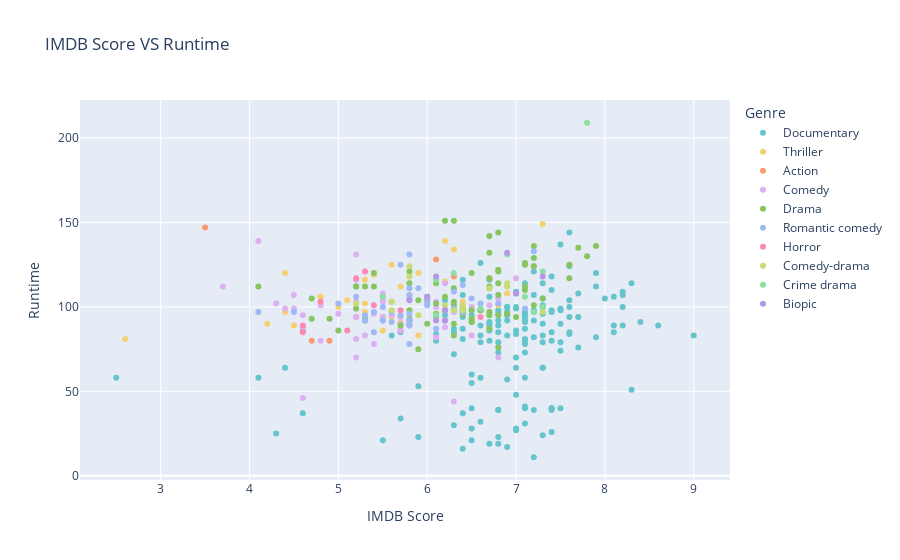

The notebook cell this image was saved under:
### Code cell
# Scatter plot showing correlation between runtime and IMDB Score of movies, colored by Genere

px.scatter(n_topten, x = 'IMDB Score', 
                  y = 'Runtime', 
                  color = 'Genre', 
                  hover_data = ['Title', 'Premiere'],
                  title = "IMDB Score VS Runtime",
                  color_discrete_sequence=px.colors.qualitative.Pastel)

### Figure 1 — Plotly figure (JSON) as saved in the notebook; plotly's stock layout.template omitted (floating-point values rounded to 4 significant figures; data arrays with more than 128 entries replaced by an {"elided": "..."} marker saying what was removed)
{"data": [{"customdata": {"elided": "159x2 str values"}, "hovertemplate": "Genre=Documentary<br>IMDB Score=%{x}<br>Runtime=%{y}<br>Title=%{customdata[0]}<br>Premiere=%{customdata[1]}<extra></extra>", "legendgroup": "Documentary", "marker": {"color": "rgb(102, 197, 204)", "symbol": "circle"}, "mode": "markers", "name": "Documentary", "orientation": "v", "showlegend": true, "type": "scatter", "x": {"elided": "159 float values"}, "xaxis": "x", "y": {"elided": "159 int values"}, "yaxis": "y"}, {"customdata": [["Dark Forces", "2020-08-21T00:00:00"], ["Mercy", "2016-11-22T00:00:00"], ["Secret Obsession", "2019-07-18T00:00:00"], ["The Girl on the Train", "2021-02-26T00:00:00"], ["Fatal Affair", "2020-07-16T00:00:00"], ["Christmas Crossfire", "2020-12-04T00:00:00"], ["Mrs. Serial Killer", "2020-05-01T00:00:00"], ["Rebirth", "2016-07-15T00:00:00"], ["Clinical", "2017-01-13T00:00:00"], ["Dangerous Lies", "2020-04-30T00:00:00"], ["Intuition", "2020-05-28T00:00:00"], ["The Most Assassinated Woman in the World", "2018-09-07T00:00:00"], ["Guilty", "2020-03-06T00:00:00"], ["Dead Kids", "2019-12-01T00:00:00"], ["Red Dot", "2021-02-11T00:00:00"], ["Hold the Dark", "2018-09-28T00:00:00"], ["The Paramedic", "2020-09-16T00:00:00"], ["Prime Time", "2021-04-14T00:00:00"], ["Velvet Buzzsaw", "2019-02-01T00:00:00"], ["I Am All Girls", "2021-05-14T00:00:00"], ["A Fall from Grace", "2020-01-17T00:00:00"], ["The Decline", "2020-03-27T00:00:00"], ["Unknown Origins", "2020-08-28T00:00:00"], ["In the Shadow of the Moon", "2019-09-27T00:00:00"], ["Lost Bullet", "2020-06-19T00:00:00"], ["Offering to the Storm", "2020-07-24T00:00:00"], ["Time to Hunt", "2020-04-23T00:00:00"], ["Fractured", "2019-10-11T00:00:00"], ["The Occupant", "2020-03-25T00:00:00"], ["His House", "2020-10-30T00:00:00"], ["Calibre", "2018-06-29T00:00:00"], ["AK vs AK", "2020-12-24T00:00:00"], ["Raat Akeli Hai", "2020-07-31T00:00:00"]], "hovertemplate": "Genre=Thriller<br>IMDB Score=%{x}<br>Runtime=%{y}<br>Title=%{customdata[0]}<br>Premiere=%{customdata[1]}<extra></extra>", "legendgroup": "Thriller", "marker": {"color": "rgb(246, 207, 113)", "symbol": "circle"}, "mode": "markers", "name": "Thriller", "orientation": "v", "showlegend": true, "type": "scatter", "x": [2.6, 4.2, 4.4, 4.4, 4.5, 4.8, 4.8, 5, 5.1, 5.3, 5.3, 5.3, 5.4, 5.5, 5.5, 5.6, 5.6, 5.7, 5.7, 5.8, 5.9, 5.9, 6.1, 6.2, 6.2, 6.2, 6.3, 6.4, 6.4, 6.5, 6.8, 6.9, 7.3], "xaxis": "x", "y": [81, 90, 97, 120, 89, 106, 106, 100, 104, 97, 116, 102, 119, 94, 86, 125, 94, 91, 112, 107, 120, 83, 96, 115, 92, 139, 134, 100, 103, 93, 101, 108, 149], "yaxis": "y"}, {"customdata": [["Drive", "2019-11-01T00:00:00"], ["Sentinelle", "2021-03-05T00:00:00"], ["Earth and Blood", "2020-04-17T00:00:00"], ["Point Blank", "2019-07-12T00:00:00"], ["6 Underground", "2019-12-13T00:00:00"], ["Polar", "2019-01-25T00:00:00"], ["Extraction", "2020-04-24T00:00:00"]], "hovertemplate": "Genre=Action<br>IMDB Score=%{x}<br>Runtime=%{y}<br>Title=%{customdata[0]}<br>Premiere=%{customdata[1]}<extra></extra>", "legendgroup": "Action", "marker": {"color": "rgb(248, 156, 116)", "symbol": "circle"}, "mode": "markers", "name": "Action", "orientation": "v", "showlegend": true, "type": "scatter", "x": [3.5, 4.7, 4.9, 5.7, 6.1, 6.3, 6.7], "xaxis": "x", "y": [147, 80, 80, 86, 128, 118, 117], "yaxis": "y"}, {"customdata": [["Leyla Everlasting", "2020-12-04T00:00:00"], ["Sardar Ka Grandson", "2021-05-18T00:00:00"], ["What Happened to Mr. Cha?", "2021-01-01T00:00:00"], ["Sextuplets", "2019-08-16T00:00:00"], ["Seriously Single", "2020-07-31T00:00:00"], ["The Misadventures of Hedi and Cokeman", "2021-02-10T00:00:00"], ["5 Star Christmas", "2018-12-07T00:00:00"], ["Porta dos Fundos: The First Temptation of Christ", "2019-12-03T00:00:00"], ["The Players", "2020-07-15T00:00:00"], ["Take the 10", "2017-01-20T00:00:00"], ["The Main Event", "2020-04-10T00:00:00"], ["Airplane Mode", "2020-01-23T00:00:00"], ["#REALITYHIGH", "2017-09-08T00:00:00"], ["Father of the Year", "2018-07-20T00:00:00"], ["Girlfriend's Day", "2017-02-14T00:00:00"], ["Handsome: A Netflix Mystery Movie", "2017-05-05T00:00:00"], ["Hubie Halloween", "2020-10-07T00:00:00"], ["Ibiza", "2018-05-25T00:00:00"], ["Sandy Wexler", "2017-04-14T00:00:00"], ["The Week Of", "2018-04-27T00:00:00"], ["Back to School", "2019-08-30T00:00:00"], ["Despite Everything", "2019-05-03T00:00:00"], ["Naked", "2017-08-11T00:00:00"], ["Get the Grift", "2021-04-28T00:00:00"], ["House Arrest", "2019-11-15T00:00:00"], ["Step Sisters", "2018-01-19T00:00:00"], ["Unicorn Store", "2019-04-05T00:00:00"], ["Wine Country", "2019-05-10T00:00:00"], ["Brahman Naman", "2016-07-07T00:00:00"], ["The Sleepover", "2020-08-21T00:00:00"], ["Lionheart", "2019-01-04T00:00:00"], ["The Wrong Missy", "2020-05-13T00:00:00"], ["Yes Day", "2021-03-12T00:00:00"], ["Candy Jar", "2018-04-27T00:00:00"], ["The After Party", "2018-08-24T00:00:00"], ["Between Two Ferns: The Movie", "2019-09-20T00:00:00"], ["Like Father", "2018-08-03T00:00:00"], ["Otherhood", "2019-08-02T00:00:00"], ["Have You Ever Seen Fireflies?", "2021-04-09T00:00:00"], ["Win It All", "2017-04-07T00:00:00"], ["Get the Goat", "2021-03-18T00:00:00"], ["Porta dos Fundos: The Last Hangover", "2018-12-21T00:00:00"], ["Chopsticks", "2019-05-31T00:00:00"], ["The Incredible Jessica James", "2017-07-28T00:00:00"], ["Just Another Christmas", "2020-12-03T00:00:00"], ["Long Live Brij Mohan", "2018-08-03T00:00:00"], ["Death to 2020", "2020-12-27T00:00:00"], ["Rose Island", "2020-12-09T00:00:00"], ["The 40-Year-Old Version", "2020-10-09T00:00:00"]], "hovertemplate": "Genre=Comedy<br>IMDB Score=%{x}<br>Runtime=%{y}<br>Title=%{customdata[0]}<br>Premiere=%{customdata[1]}<extra></extra>", "legendgroup": "Comedy", "marker": {"color": "rgb(220, 176, 242)", "symbol": "circle"}, "mode": "markers", "name": "Comedy", "orientation": "v", "showlegend": true, "type": "scatter", "x": [3.7, 4.1, 4.3, 4.4, 4.5, 4.5, 4.6, 4.6, 4.6, 4.8, 4.8, 5, 5.2, 5.2, 5.2, 5.2, 5.2, 5.2, 5.2, 5.2, 5.3, 5.4, 5.4, 5.5, 5.5, 5.5, 5.5, 5.5, 5.6, 5.6, 5.7, 5.7, 5.7, 5.8, 5.8, 6.1, 6.1, 6.1, 6.2, 6.2, 6.3, 6.3, 6.5, 6.5, 6.7, 6.8, 6.8, 7, 7.2], "xaxis": "x", "y": [112, 139, 102, 99, 107, 99, 95, 46, 88, 80, 101, 96, 99, 94, 70, 81, 103, 94, 131, 116, 83, 78, 96, 94, 104, 108, 92, 103, 95, 103, 94, 90, 86, 92, 89, 82, 103, 100, 114, 88, 97, 44, 100, 83, 101, 105, 70, 117, 124], "yaxis": "y"}, {"customdata": {"elided": "77x2 str values"}, "hovertemplate": "Genre=Drama<br>IMDB Score=%{x}<br>Runtime=%{y}<br>Title=%{customdata[0]}<br>Premiere=%{customdata[1]}<extra></extra>", "legendgroup": "Drama", "marker": {"color": "rgb(135, 197, 95)", "symbol": "circle"}, "mode": "markers", "name": "Drama", "orientation": "v", "showlegend": true, "type": "scatter", "x": [4.1, 4.7, 4.7, 4.9, 5, 5.2, 5.2, 5.3, 5.3, 5.3, 5.4, 5.4, 5.7, 5.8, 5.8, 5.8, 5.8, 5.8, 5.9, 5.9, 6, 6, 6, 6.1, 6.1, 6.1, 6.1, 6.1, 6.2, 6.2, 6.2, 6.3, 6.3, 6.3, 6.3, 6.3, 6.3, 6.4, 6.4, 6.4, 6.5, 6.5, 6.5, 6.5, 6.5, 6.6, 6.7, 6.7, 6.7, 6.7, 6.7, 6.7, 6.7, 6.7, 6.8, 6.8, 6.8, 6.8, 6.8, 6.8, 6.8, 6.9, 7, 7.1, 7.1, 7.1, 7.1, 7.2, 7.2, 7.2, 7.2, 7.3, 7.6, 7.6, 7.7, 7.8, 7.9], "xaxis": "x", "y": [112, 105, 93, 93, 86, 112, 99, 112, 93, 92, 120, 112, 89, 121, 90, 114, 98, 93, 75, 104, 104, 106, 90, 102, 94, 96, 114, 95, 106, 151, 98, 111, 90, 101, 83, 151, 103, 96, 96, 99, 93, 120, 98, 91, 91, 98, 142, 95, 117, 87, 111, 132, 97, 112, 144, 76, 114, 121, 95, 122, 107, 96, 94, 110, 126, 112, 125, 136, 124, 101, 129, 105, 125, 117, 135, 130, 136], "yaxis": "y"}, {"customdata": [["Whipped", "2020-09-18T00:00:00"], ["Just Say Yes", "2021-04-02T00:00:00"], ["Squared Love", "2021-02-11T00:00:00"], ["Desperados", "2020-07-03T00:00:00"], ["A Christmas Prince: The Royal Wedding", "2018-11-30T00:00:00"], ["To Each, Her Own", "2018-06-24T00:00:00"], ["A Christmas Prince: The Royal Baby", "2019-12-05T00:00:00"], ["The Princess Switch: Switched Again", "2020-11-19T00:00:00"], ["Love Wedding Repeat", "2020-04-10T00:00:00"], ["The Knight Before Christmas", "2019-11-21T00:00:00"], ["Falling Inn Love", "2019-08-29T00:00:00"], ["Love, Guaranteed", "2020-09-03T00:00:00"], ["Ginny Weds Sunny", "2020-10-09T00:00:00"], ["The Holiday Calendar", "2018-11-02T00:00:00"], ["A California Christmas", "2020-12-14T00:00:00"], ["A Christmas Prince", "2017-11-17T00:00:00"], ["Happy Anniversary", "2018-03-30T00:00:00"], ["Let It Snow", "2019-11-08T00:00:00"], ["Operation Christmas Drop", "2020-11-05T00:00:00"], ["Rich in Love", "2020-04-30T00:00:00"], ["The Kissing Booth 2", "2020-07-24T00:00:00"], ["The Perfect Date", "2019-04-12T00:00:00"], ["You've Got This", "2020-10-02T00:00:00"], ["Maska", "2020-03-27T00:00:00"], ["The Kissing Booth", "2018-05-11T00:00:00"], ["The Princess Switch", "2018-11-16T00:00:00"], ["To All the Boys: P.S. I Still Love You", "2020-02-12T00:00:00"], ["The Lovebirds", "2020-05-22T00:00:00"], ["Someone Great", "2019-04-19T00:00:00"], ["Alex Strangelove", "2018-06-08T00:00:00"], ["I Am Not an Easy Man", "2018-04-13T00:00:00"], ["To All the Boys: Always and Forever", "2021-02-12T00:00:00"], ["Isi & Ossi", "2020-02-14T00:00:00"], ["When We First Met", "2018-02-09T00:00:00"], ["Set It Up", "2018-06-15T00:00:00"], ["Crazy About Her", "2021-02-26T00:00:00"], ["Always Be My Maybe", "2019-05-31T00:00:00"], ["To All the Boys I've Loved Before", "2018-08-17T00:00:00"], ["Love per Square Foot", "2018-02-14T00:00:00"]], "hovertemplate": "Genre=Romantic comedy<br>IMDB Score=%{x}<br>Runtime=%{y}<br>Title=%{customdata[0]}<br>Premiere=%{customdata[1]}<extra></extra>", "legendgroup": "Romantic comedy", "marker": {"color": "rgb(158, 185, 243)", "symbol": "circle"}, "mode": "markers", "name": "Romantic comedy", "orientation": "v", "showlegend": true, "type": "scatter", "x": [4.1, 4.5, 5, 5.2, 5.3, 5.3, 5.4, 5.4, 5.5, 5.5, 5.6, 5.6, 5.7, 5.7, 5.8, 5.8, 5.8, 5.8, 5.8, 5.8, 5.8, 5.8, 5.8, 5.9, 6, 6, 6, 6.1, 6.2, 6.3, 6.3, 6.3, 6.4, 6.4, 6.5, 6.6, 6.8, 7.1, 7.2], "xaxis": "x", "y": [97, 97, 102, 106, 92, 95, 85, 97, 100, 92, 97, 91, 125, 95, 107, 92, 78, 92, 96, 105, 131, 89, 111, 111, 105, 101, 102, 87, 92, 99, 98, 109, 113, 97, 105, 102, 102, 99, 133], "yaxis": "y"}, {"customdata": [["I Am the Pretty Thing That Lives in the House", "2016-10-28T00:00:00"], ["Rattlesnake", "2019-10-25T00:00:00"], ["Nobody Sleeps in the Woods Tonight", "2020-10-28T00:00:00"], ["Cadaver", "2020-10-22T00:00:00"], ["Ghost Lab", "2021-05-26T00:00:00"], ["Things Heard & Seen", "2021-04-29T00:00:00"], ["In the Tall Grass", "2019-10-04T00:00:00"], ["Eli", "2019-10-18T00:00:00"], ["Bulbbul", "2020-06-24T00:00:00"]], "hovertemplate": "Genre=Horror<br>IMDB Score=%{x}<br>Runtime=%{y}<br>Title=%{customdata[0]}<br>Premiere=%{customdata[1]}<extra></extra>", "legendgroup": "Horror", "marker": {"color": "rgb(254, 136, 177)", "symbol": "circle"}, "mode": "markers", "name": "Horror", "orientation": "v", "showlegend": true, "type": "scatter", "x": [4.6, 4.6, 4.8, 5.1, 5.2, 5.3, 5.4, 5.7, 6.6], "xaxis": "x", "y": [89, 85, 103, 86, 117, 121, 101, 98, 94], "yaxis": "y"}, {"customdata": [["Tall Girl", "2019-09-13T00:00:00"], ["Double Dad", "2021-01-15T00:00:00"], ["The Last Laugh", "2019-01-11T00:00:00"], ["15 August", "2019-03-29T00:00:00"], ["Rajma Chawal", "2018-11-30T00:00:00"], ["The Polka King", "2018-01-12T00:00:00"], ["Crazy Awesome Teachers", "2020-08-17T00:00:00"], ["The Laundromat", "2019-10-18T00:00:00"], ["Nappily Ever After", "2018-09-21T00:00:00"], ["The Heartbreak Club", "2021-01-14T00:00:00"], ["Tallulah", "2016-07-29T00:00:00"], ["Pagglait", "2021-03-26T00:00:00"], ["The Meyerowitz Stories (New and Selected)", "2017-10-13T00:00:00"], ["The Fundamentals of Caring", "2016-06-24T00:00:00"]], "hovertemplate": "Genre=Comedy-drama<br>IMDB Score=%{x}<br>Runtime=%{y}<br>Title=%{customdata[0]}<br>Premiere=%{customdata[1]}<extra></extra>", "legendgroup": "Comedy-drama", "marker": {"color": "rgb(201, 219, 116)", "symbol": "circle"}, "mode": "markers", "name": "Comedy-drama", "orientation": "v", "showlegend": true, "type": "scatter", "x": [5.2, 5.6, 5.6, 5.8, 5.8, 5.9, 6.2, 6.3, 6.4, 6.4, 6.7, 6.9, 6.9, 7.3], "xaxis": "x", "y": [102, 103, 98, 124, 118, 95, 101, 98, 98, 101, 111, 114, 112, 97], "yaxis": "y"}, {"customdata": [["Òlòt?ré", "2020-10-02T00:00:00"], ["Lost Girls", "2020-03-13T00:00:00"], ["Rogue City", "2020-10-30T00:00:00"], ["The Outsider", "2018-03-09T00:00:00"], ["The Crimes That Bind", "2020-08-20T00:00:00"], ["The Highwaymen", "2019-03-29T00:00:00"], ["Ferry", "2021-05-14T00:00:00"], ["Soni", "2019-01-18T00:00:00"], ["El Camino: A Breaking Bad Movie", "2019-10-11T00:00:00"], ["On My Skin", "2018-09-12T00:00:00"], ["The Irishman", "2019-11-27T00:00:00"]], "hovertemplate": "Genre=Crime drama<br>IMDB Score=%{x}<br>Runtime=%{y}<br>Title=%{customdata[0]}<br>Premiere=%{customdata[1]}<extra></extra>", "legendgroup": "Crime drama", "marker": {"color": "rgb(139, 224, 164)", "symbol": "circle"}, "mode": "markers", "name": "Crime drama", "orientation": "v", "showlegend": true, "type": "scatter", "x": [5.5, 6.1, 6.1, 6.3, 6.6, 6.9, 7.1, 7.2, 7.3, 7.3, 7.8], "xaxis": "x", "y": [106, 95, 116, 120, 99, 131, 106, 97, 121, 100, 209], "yaxis": "y"}, {"customdata": [["Barry", "2016-12-16T00:00:00"], ["Come Sunday", "2018-04-13T00:00:00"], ["Sergio", "2020-04-17T00:00:00"], ["The Most Hated Woman in America", "2017-03-24T00:00:00"], ["Baggio: The Divine Ponytail", "2021-05-26T00:00:00"], ["Roxanne Roxanne", "2018-03-23T00:00:00"], ["Mank", "2020-12-04T00:00:00"], ["The Dirt", "2019-03-22T00:00:00"], ["Dolemite Is My Name", "2019-10-25T00:00:00"]], "hovertemplate": "Genre=Biopic<br>IMDB Score=%{x}<br>Runtime=%{y}<br>Title=%{customdata[0]}<br>Premiere=%{customdata[1]}<extra></extra>", "legendgroup": "Biopic", "marker": {"color": "rgb(180, 151, 231)", "symbol": "circle"}, "mode": "markers", "name": "Biopic", "orientation": "v", "showlegend": true, "type": "scatter", "x": [5.8, 6, 6.1, 6.1, 6.2, 6.2, 6.9, 7, 7.3], "xaxis": "x", "y": [104, 106, 118, 92, 92, 98, 132, 108, 118], "yaxis": "y"}], "layout": {"legend": {"title": {"text": "Genre"}, "tracegroupgap": 0}, "title": {"text": "IMDB Score VS Runtime"}, "xaxis": {"anchor": "y", "domain": [0, 1], "title": {"text": "IMDB Score"}}, "yaxis": {"anchor": "x", "domain": [0, 1], "title": {"text": "Runtime"}}}}
